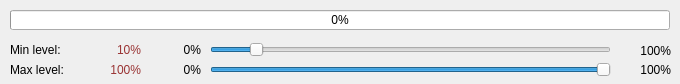
<?xml version="1.0" encoding="UTF-8"?>
<ui version="4.0">
 <class>MainWindow</class>
 <widget class="QMainWindow" name="MainWindow">
  <property name="geometry">
   <rect>
    <x>0</x>
    <y>0</y>
    <width>680</width>
    <height>84</height>
   </rect>
  </property>
  <property name="sizePolicy">
   <sizepolicy hsizetype="Preferred" vsizetype="Preferred">
    <horstretch>0</horstretch>
    <verstretch>0</verstretch>
   </sizepolicy>
  </property>
  <property name="windowTitle">
   <string>Audio Echo Demo</string>
  </property>
  <widget class="QWidget" name="centralWidget">
   <widget class="QProgressBar" name="digitalValueBar">
    <property name="geometry">
     <rect>
      <x>10</x>
      <y>10</y>
      <width>660</width>
      <height>20</height>
     </rect>
    </property>
    <property name="value">
     <number>0</number>
    </property>
    <property name="textVisible">
     <bool>true</bool>
    </property>
    <property name="invertedAppearance">
     <bool>false</bool>
    </property>
    <property name="format">
     <string>%p%</string>
    </property>
   </widget>
   <widget class="QSlider" name="minLevelSlider">
    <property name="enabled">
     <bool>true</bool>
    </property>
    <property name="geometry">
     <rect>
      <x>210</x>
      <y>40</y>
      <width>401</width>
      <height>20</height>
     </rect>
    </property>
    <property name="maximum">
     <number>100</number>
    </property>
    <property name="value">
     <number>10</number>
    </property>
    <property name="orientation">
     <enum>Qt::Horizontal</enum>
    </property>
   </widget>
   <widget class="QLabel" name="label">
    <property name="geometry">
     <rect>
      <x>10</x>
      <y>40</y>
      <width>81</width>
      <height>19</height>
     </rect>
    </property>
    <property name="text">
     <string>Min level:</string>
    </property>
   </widget>
   <widget class="QLabel" name="label_2">
    <property name="geometry">
     <rect>
      <x>150</x>
      <y>40</y>
      <width>51</width>
      <height>19</height>
     </rect>
    </property>
    <property name="styleSheet">
     <string notr="true"/>
    </property>
    <property name="text">
     <string>0%</string>
    </property>
    <property name="alignment">
     <set>Qt::AlignRight|Qt::AlignTrailing|Qt::AlignVCenter</set>
    </property>
   </widget>
   <widget class="QLabel" name="label_3">
    <property name="geometry">
     <rect>
      <x>620</x>
      <y>40</y>
      <width>51</width>
      <height>21</height>
     </rect>
    </property>
    <property name="styleSheet">
     <string notr="true"/>
    </property>
    <property name="text">
     <string>100%</string>
    </property>
    <property name="alignment">
     <set>Qt::AlignRight|Qt::AlignTrailing|Qt::AlignVCenter</set>
    </property>
   </widget>
   <widget class="QLabel" name="label_4">
    <property name="geometry">
     <rect>
      <x>10</x>
      <y>60</y>
      <width>81</width>
      <height>19</height>
     </rect>
    </property>
    <property name="text">
     <string>Max level:</string>
    </property>
   </widget>
   <widget class="QLabel" name="label_5">
    <property name="geometry">
     <rect>
      <x>620</x>
      <y>60</y>
      <width>51</width>
      <height>20</height>
     </rect>
    </property>
    <property name="styleSheet">
     <string notr="true"/>
    </property>
    <property name="text">
     <string>100%</string>
    </property>
    <property name="alignment">
     <set>Qt::AlignRight|Qt::AlignTrailing|Qt::AlignVCenter</set>
    </property>
   </widget>
   <widget class="QSlider" name="maxLevelSlider">
    <property name="geometry">
     <rect>
      <x>210</x>
      <y>60</y>
      <width>401</width>
      <height>20</height>
     </rect>
    </property>
    <property name="maximum">
     <number>100</number>
    </property>
    <property name="value">
     <number>100</number>
    </property>
    <property name="orientation">
     <enum>Qt::Horizontal</enum>
    </property>
   </widget>
   <widget class="QLabel" name="label_6">
    <property name="geometry">
     <rect>
      <x>150</x>
      <y>60</y>
      <width>51</width>
      <height>19</height>
     </rect>
    </property>
    <property name="styleSheet">
     <string notr="true"/>
    </property>
    <property name="text">
     <string>0%</string>
    </property>
    <property name="alignment">
     <set>Qt::AlignRight|Qt::AlignTrailing|Qt::AlignVCenter</set>
    </property>
   </widget>
   <widget class="QLabel" name="maxLevel_Lb">
    <property name="geometry">
     <rect>
      <x>90</x>
      <y>60</y>
      <width>51</width>
      <height>19</height>
     </rect>
    </property>
    <property name="styleSheet">
     <string notr="true">color : #993333;</string>
    </property>
    <property name="text">
     <string>100%</string>
    </property>
    <property name="alignment">
     <set>Qt::AlignRight|Qt::AlignTrailing|Qt::AlignVCenter</set>
    </property>
   </widget>
   <widget class="QLabel" name="minLevel_Lb">
    <property name="geometry">
     <rect>
      <x>90</x>
      <y>40</y>
      <width>51</width>
      <height>19</height>
     </rect>
    </property>
    <property name="styleSheet">
     <string notr="true">color : #993333;</string>
    </property>
    <property name="text">
     <string>10%</string>
    </property>
    <property name="alignment">
     <set>Qt::AlignRight|Qt::AlignTrailing|Qt::AlignVCenter</set>
    </property>
   </widget>
  </widget>
 </widget>
 <layoutdefault spacing="6" margin="11"/>
 <resources/>
 <connections/>
</ui>
